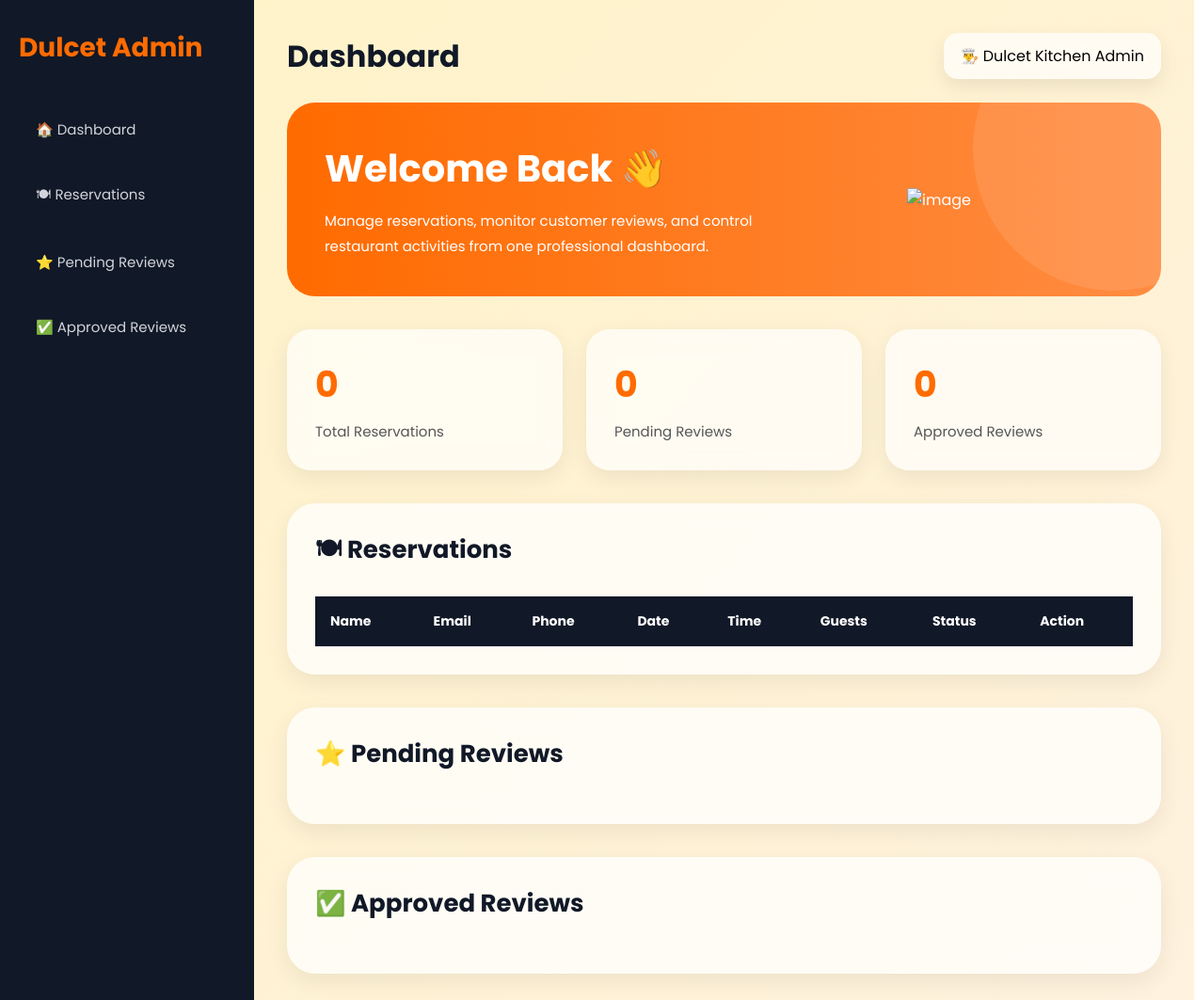
Before: /admin/dashboard with the older database file.
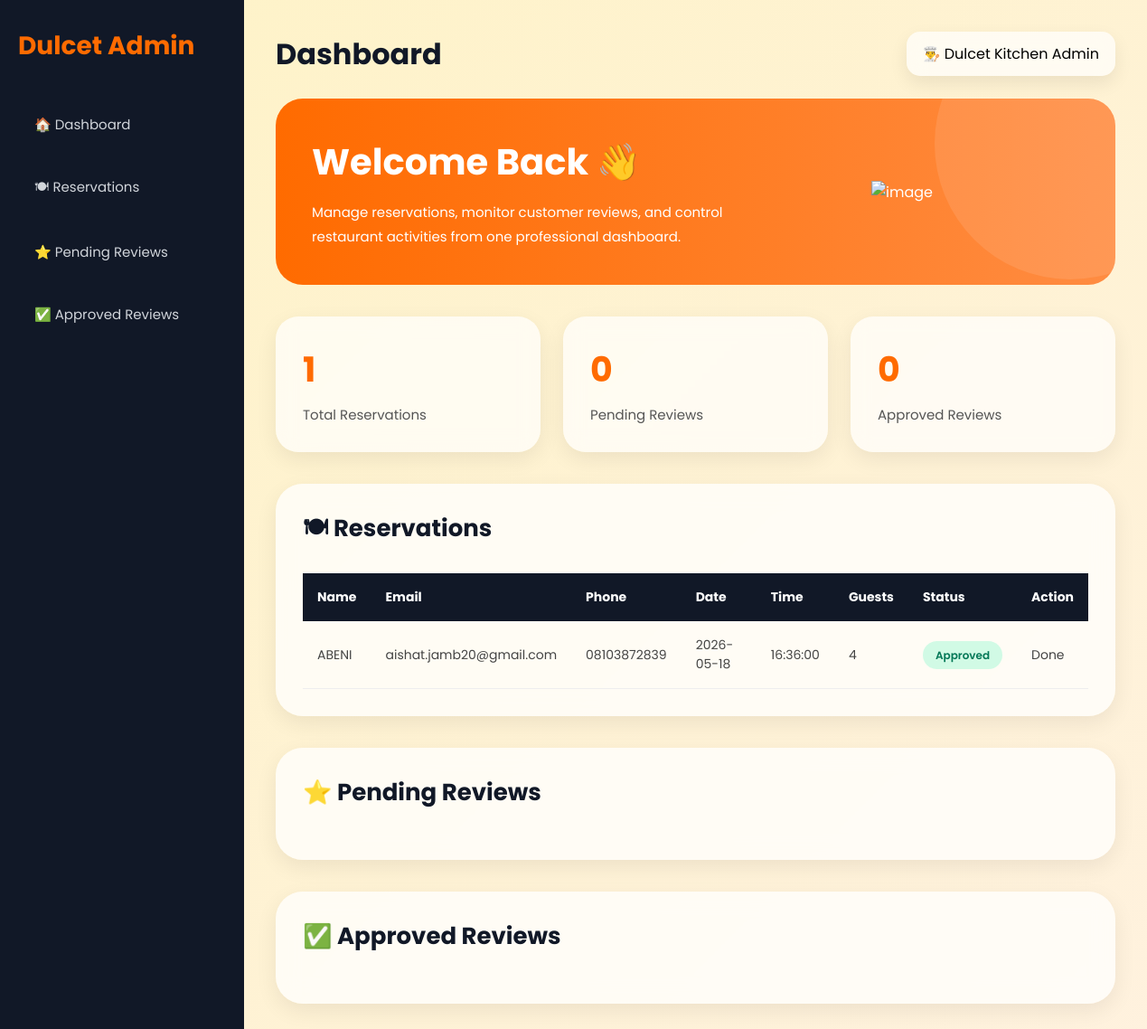
After: the same page with the newer database file.
### dulcet_backend.py (models this page shows, shortened)
class Reservation(db.Model):
    id = db.Column(db.Integer, primary_key=True)
    name = db.Column(db.String(100), nullable=False)
    email = db.Column(db.String(100), nullable=False)
    phone = db.Column(db.String(20), nullable=False)
    date = db.Column(db.String(50), nullable=False)
    time = db.Column(db.String(50), nullable=False)
    guests = db.Column(db.Integer, nullable=False)
    status = db.Column(db.String(20), default='pending')

### dulcet_backend.py (the view)
@app.route('/admin/dashboard')
def admin_dashboard():
    reservations = Reservation.query.order_by(Reservation.id.desc()).all()
    pending_reviews = Review.query.filter_by(status='pending').all()
    approved_reviews = Review.query.filter_by(status='approved').all()
    return render_template(
        'admin_dashboard.html',
        reservations=reservations,
        pending_reviews=pending_reviews,
        approved_reviews=approved_reviews
    )

### templates/admin_dashboard.html (shortened to what this page needs)
<!DOCTYPE html>
<html lang="en">
<head>
</head>
<body>
<div class="sidebar">
    <div class="logo">
        Dulcet Admin
    </div>
    <ul>
        <li>
            <a href="#">🏠 Dashboard</a>
        </li>
        <li>
            <a href="#reservations">🍽 Reservations</a>
        </li>
        <li>
            <a href="#pending">⭐ Pending Reviews</a>
        </li>
        <li>
            <a href="#approved">✅ Approved Reviews</a>
        </li>
    </ul>
</div>
<div class="main-content">
    <div class="topbar">
        <h1>Dashboard</h1>
        <div class="admin-box">
            👨‍🍳 Dulcet Kitchen Admin
        </div>
    </div>
    <div class="hero-banner">
        <div>
            <h1>
                Welcome Back 👋
            </h1>
            <p>
                Manage reservations, monitor customer reviews,
                and control restaurant activities from one
                professional dashboard.
            </p>
        </div>
      <img src="{{ url_for('static', filename='images/top-view-dining-tables-without-food.jpg') }}" alt="image">
    </div>
    <div class="stats">
        <div class="stat-card">
            <h2>{{ reservations|length }}</h2>
            <p>Total Reservations</p>
        </div>
        <div class="stat-card">
            <h2>{{ pending_reviews|length }}</h2>
            <p>Pending Reviews</p>
        </div>
        <div class="stat-card">
            <h2>{{ approved_reviews|length }}</h2>
            <p>Approved Reviews</p>
        </div>
    </div>
    <div class="card" id="reservations">
        <h2>🍽 Reservations</h2>
        <div class="table-responsive">
            <table>
                <tr>
                    <th>Name</th>
                    <th>Email</th>
                    <th>Phone</th>
                    <th>Date</th>
                    <th>Time</th>
                    <th>Guests</th>
                    <th>Status</th>
                    <th>Action</th>
                </tr>
                {% for r in reservations %}
                <tr>
                    <td>{{ r.name }}</td>
                    <td>{{ r.email }}</td>
                    <td>{{ r.phone }}</td>
                    <td>{{ r.date }}</td>
                    <td>{{ r.time }}</td>
                    <td>{{ r.guests }}</td>
                    <td>
                        <span class="status {{ r.status }}">
                            {{ r.status }}
                        </span>
                    </td>
                    <td>
                        {% if r.status == 'pending' %}
                        <a href="/approve_reservation/{{ r.id }}"
                        class="btn approve">
                            Approve
                        </a>
                        <a href="/reject_reservation/{{ r.id }}"
                        class="btn delete">
                            Reject
                        </a>
                        {% else %}
                        Done
                        {% endif %}
                    </td>
                </tr>
                {% endfor %}
            </table>
        </div>
    </div>
    <div class="card" id="pending">
        <h2>⭐ Pending Reviews</h2>
    </div>
    <div class="card" id="approved">
        <h2>✅ Approved Reviews</h2>
    </div>
</div>
</body>
</html>

### templates/admin_dashboard.html (style rules this page uses)
* { margin:0; padding:0; box-sizing:border-box; }
html { scroll-behavior:smooth; }
body { font-family:'Poppins', sans-serif; background: linear-gradient(-45deg, #fff7ed, #f5f7fb, #fff1e6, #fef3c7); background-size:400% 400%; animation:gradientBG 15s ease infinite; display:flex; min-height:100vh; }
.sidebar { width:270px; background:#111827; color:white; padding:30px 20px; position:fixed; height:100%; overflow-y:auto; z-index:999; }
.logo { font-size:28px; font-weight:700; color:#ff6b00; margin-bottom:40px; }
.sidebar ul { list-style:none; }
.sidebar ul li { margin-bottom:18px; }
.sidebar ul li a { color:#d1d5db; text-decoration:none; display:block; padding:14px 18px; border-radius:12px; transition:0.3s; font-size:15px; }
.main-content { margin-left:270px; width:100%; padding:35px; }
.topbar { display:flex; justify-content:space-between; align-items:center; margin-bottom:25px; }
.topbar h1 { font-size:32px; color:#111827; }
.admin-box { background:rgba(255,255,255,0.7); backdrop-filter:blur(10px); padding:12px 18px; border-radius:15px; box-shadow:0 8px 20px rgba(0,0,0,0.08); }
.hero-banner { background:linear-gradient(to right, #ff6b00, #ff8c42); border-radius:30px; padding:40px; display:flex; justify-content:space-between; align-items:center; color:white; margin-bottom:35px; overflow:hidden; position:relative; }
.hero-banner::before { content:''; position:absolute; width:300px; height:300px; background:rgba(255,255,255,0.1); border-radius:50%; top:-100px; right:-100px; }
.hero-banner h1 { font-size:40px; margin-bottom:12px; }
.hero-banner p { max-width:500px; line-height:1.8; font-size:15px; }
.hero-banner img { width:230px; animation:float 3s ease-in-out infinite; }
.stats { display:grid; grid-template-columns:repeat(auto-fit, minmax(230px,1fr)); gap:25px; margin-bottom:35px; }
.stat-card { background:rgba(255,255,255,0.7); backdrop-filter:blur(10px); border-radius:25px; padding:30px; box-shadow:0 8px 25px rgba(0,0,0,0.07); transition:0.3s; }
.stat-card h2 { font-size:38px; color:#ff6b00; margin-bottom:10px; }
.stat-card p { color:#555; font-size:15px; }
.card { background:rgba(255,255,255,0.75); backdrop-filter:blur(12px); border-radius:30px; padding:30px; margin-bottom:35px; box-shadow:0 8px 25px rgba(0,0,0,0.07); transition:0.3s; }
.card h2 { margin-bottom:25px; color:#111827; font-size:26px; }
.table-responsive { overflow-x:auto; }
table { width:100%; border-collapse:collapse; }
th { background:#111827; color:white; padding:16px; text-align:left; font-size:14px; }
td { padding:16px; border-bottom:1px solid #eee; font-size:14px; color:#444; }
.status { padding:7px 14px; border-radius:30px; font-size:12px; font-weight:600; text-transform:capitalize; }
.approved { background:#d1fae5; color:#047857; }

Changed rows visible on the page:
added Reservation: name "ABENI", email "aishat.jamb20@gmail.com", phone "08103872839", date "2026-05-18", time "16:36:00", guests "4", status "Approved", shows "Done"
Other visible differences:
{{ reservations|length }}: "0" → "1"
